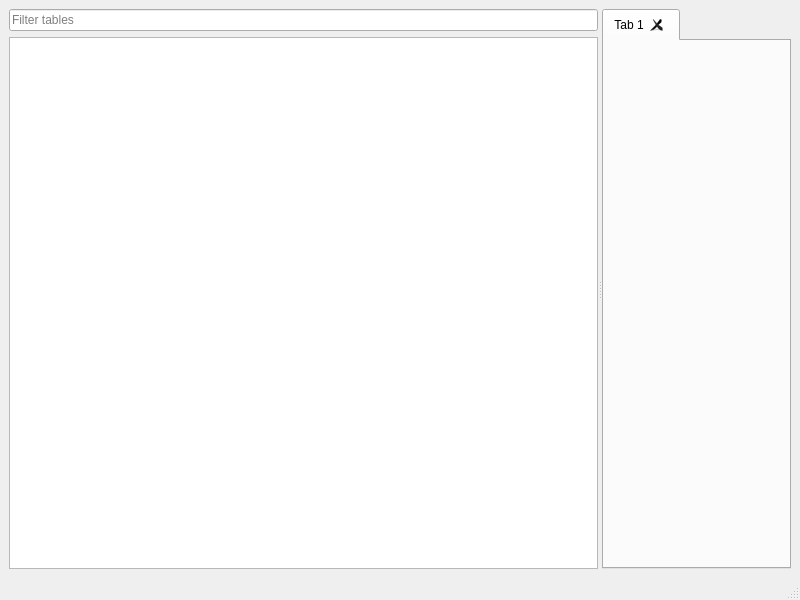
<?xml version="1.0" encoding="UTF-8"?>
<ui version="4.0">
 <class>MainWindow</class>
 <widget class="QMainWindow" name="MainWindow">
  <property name="geometry">
   <rect>
    <x>0</x>
    <y>0</y>
    <width>800</width>
    <height>600</height>
   </rect>
  </property>
  <property name="windowTitle">
   <string>Breakpoint</string>
  </property>
  <widget class="QWidget" name="centralwidget">
   <layout class="QVBoxLayout" name="verticalLayout_2">
    <item>
     <widget class="QSplitter" name="splitter">
      <property name="orientation">
       <enum>Qt::Horizontal</enum>
      </property>
      <widget class="QWidget" name="layoutWidget">
       <layout class="QVBoxLayout" name="verticalLayout">
        <item>
         <widget class="QLineEdit" name="entry">
          <property name="placeholderText">
           <string>Filter tables</string>
          </property>
          <property name="clearButtonEnabled">
           <bool>true</bool>
          </property>
         </widget>
        </item>
        <item>
         <widget class="QTableView" name="itemview">
          <property name="contextMenuPolicy">
           <enum>Qt::ActionsContextMenu</enum>
          </property>
          <property name="selectionBehavior">
           <enum>QAbstractItemView::SelectRows</enum>
          </property>
         </widget>
        </item>
       </layout>
      </widget>
      <widget class="QTabWidget" name="tabWidget">
       <property name="currentIndex">
        <number>0</number>
       </property>
       <property name="tabsClosable">
        <bool>true</bool>
       </property>
       <widget class="QWidget" name="tab">
        <attribute name="title">
         <string>Tab 1</string>
        </attribute>
       </widget>
      </widget>
     </widget>
    </item>
   </layout>
  </widget>
  <widget class="QMenuBar" name="menubar">
   <property name="geometry">
    <rect>
     <x>0</x>
     <y>0</y>
     <width>800</width>
     <height>30</height>
    </rect>
   </property>
  </widget>
  <widget class="QStatusBar" name="statusbar"/>
 </widget>
 <resources/>
 <connections/>
</ui>
